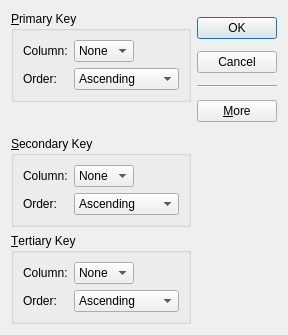
<?xml version="1.0" encoding="UTF-8"?>
<ui version="4.0">
 <class>SortDialog</class>
 <widget class="QDialog" name="SortDialog">
  <property name="geometry">
   <rect>
    <x>0</x>
    <y>0</y>
    <width>288</width>
    <height>335</height>
   </rect>
  </property>
  <property name="windowTitle">
   <string>Sort</string>
  </property>
  <layout class="QGridLayout" name="gridLayout_4">
   <item row="0" column="0">
    <widget class="QGroupBox" name="primaryGroupBox">
     <property name="title">
      <string>&amp;Primary Key</string>
     </property>
     <layout class="QGridLayout" name="gridLayout">
      <item row="0" column="0">
       <widget class="QLabel" name="label">
        <property name="text">
         <string>Column:</string>
        </property>
       </widget>
      </item>
      <item row="0" column="1">
       <widget class="QComboBox" name="primaryColumnCombo">
        <item>
         <property name="text">
          <string>None</string>
         </property>
        </item>
       </widget>
      </item>
      <item row="0" column="2">
       <spacer name="horizontalSpacer">
        <property name="orientation">
         <enum>Qt::Horizontal</enum>
        </property>
        <property name="sizeHint" stdset="0">
         <size>
          <width>32</width>
          <height>20</height>
         </size>
        </property>
       </spacer>
      </item>
      <item row="1" column="0">
       <widget class="QLabel" name="label_2">
        <property name="text">
         <string>Order:</string>
        </property>
       </widget>
      </item>
      <item row="1" column="1" colspan="2">
       <widget class="QComboBox" name="primaryOrderCombo">
        <item>
         <property name="text">
          <string>Ascending</string>
         </property>
        </item>
        <item>
         <property name="text">
          <string>Descending</string>
         </property>
        </item>
       </widget>
      </item>
     </layout>
    </widget>
   </item>
   <item row="0" column="1" rowspan="2">
    <layout class="QVBoxLayout" name="verticalLayout">
     <item>
      <widget class="QPushButton" name="okButton">
       <property name="text">
        <string>OK</string>
       </property>
       <property name="default">
        <bool>true</bool>
       </property>
      </widget>
     </item>
     <item>
      <widget class="QPushButton" name="cancelButton">
       <property name="text">
        <string>Cancel</string>
       </property>
      </widget>
     </item>
     <item>
      <widget class="Line" name="line">
       <property name="orientation">
        <enum>Qt::Horizontal</enum>
       </property>
      </widget>
     </item>
     <item>
      <widget class="QPushButton" name="moreButton">
       <property name="text">
        <string>&amp;More</string>
       </property>
       <property name="checkable">
        <bool>true</bool>
       </property>
      </widget>
     </item>
    </layout>
   </item>
   <item row="1" column="0">
    <spacer name="verticalSpacer">
     <property name="orientation">
      <enum>Qt::Vertical</enum>
     </property>
     <property name="sizeHint" stdset="0">
      <size>
       <width>20</width>
       <height>22</height>
      </size>
     </property>
    </spacer>
   </item>
   <item row="2" column="0">
    <widget class="QGroupBox" name="secondaryGroupBox">
     <property name="title">
      <string>&amp;Secondary Key</string>
     </property>
     <layout class="QGridLayout" name="gridLayout_2">
      <item row="0" column="0">
       <widget class="QLabel" name="label_3">
        <property name="text">
         <string>Column:</string>
        </property>
       </widget>
      </item>
      <item row="0" column="1">
       <widget class="QComboBox" name="secondaryColumnCombo">
        <item>
         <property name="text">
          <string>None</string>
         </property>
        </item>
       </widget>
      </item>
      <item row="0" column="2">
       <spacer name="horizontalSpacer_2">
        <property name="orientation">
         <enum>Qt::Horizontal</enum>
        </property>
        <property name="sizeHint" stdset="0">
         <size>
          <width>32</width>
          <height>20</height>
         </size>
        </property>
       </spacer>
      </item>
      <item row="1" column="0">
       <widget class="QLabel" name="label_4">
        <property name="text">
         <string>Order:</string>
        </property>
       </widget>
      </item>
      <item row="1" column="1" colspan="2">
       <widget class="QComboBox" name="secondaryOrderCombo">
        <item>
         <property name="text">
          <string>Ascending</string>
         </property>
        </item>
        <item>
         <property name="text">
          <string>Descending</string>
         </property>
        </item>
       </widget>
      </item>
     </layout>
    </widget>
   </item>
   <item row="3" column="0">
    <widget class="QGroupBox" name="tertiaryGroupBox">
     <property name="title">
      <string>&amp;Tertiary Key</string>
     </property>
     <layout class="QGridLayout" name="gridLayout_3">
      <item row="0" column="0">
       <widget class="QLabel" name="label_5">
        <property name="text">
         <string>Column:</string>
        </property>
       </widget>
      </item>
      <item row="0" column="1">
       <widget class="QComboBox" name="tertiaryColumnCombo">
        <item>
         <property name="text">
          <string>None</string>
         </property>
        </item>
       </widget>
      </item>
      <item row="0" column="2">
       <spacer name="horizontalSpacer_3">
        <property name="orientation">
         <enum>Qt::Horizontal</enum>
        </property>
        <property name="sizeHint" stdset="0">
         <size>
          <width>32</width>
          <height>20</height>
         </size>
        </property>
       </spacer>
      </item>
      <item row="1" column="0">
       <widget class="QLabel" name="label_6">
        <property name="text">
         <string>Order:</string>
        </property>
       </widget>
      </item>
      <item row="1" column="1" colspan="2">
       <widget class="QComboBox" name="tertiaryOrderCombo">
        <item>
         <property name="text">
          <string>Ascending</string>
         </property>
        </item>
        <item>
         <property name="text">
          <string>Descending</string>
         </property>
        </item>
       </widget>
      </item>
     </layout>
    </widget>
   </item>
  </layout>
 </widget>
 <tabstops>
  <tabstop>primaryColumnCombo</tabstop>
  <tabstop>primaryOrderCombo</tabstop>
  <tabstop>secondaryColumnCombo</tabstop>
  <tabstop>secondaryOrderCombo</tabstop>
  <tabstop>tertiaryColumnCombo</tabstop>
  <tabstop>tertiaryOrderCombo</tabstop>
  <tabstop>okButton</tabstop>
  <tabstop>cancelButton</tabstop>
  <tabstop>moreButton</tabstop>
 </tabstops>
 <resources/>
 <connections>
  <connection>
   <sender>okButton</sender>
   <signal>clicked()</signal>
   <receiver>SortDialog</receiver>
   <slot>accept()</slot>
   <hints>
    <hint type="sourcelabel">
     <x>226</x>
     <y>33</y>
    </hint>
    <hint type="destinationlabel">
     <x>77</x>
     <y>111</y>
    </hint>
   </hints>
  </connection>
  <connection>
   <sender>cancelButton</sender>
   <signal>clicked()</signal>
   <receiver>SortDialog</receiver>
   <slot>reject()</slot>
   <hints>
    <hint type="sourcelabel">
     <x>212</x>
     <y>58</y>
    </hint>
    <hint type="destinationlabel">
     <x>123</x>
     <y>121</y>
    </hint>
   </hints>
  </connection>
  <connection>
   <sender>moreButton</sender>
   <signal>toggled(bool)</signal>
   <receiver>secondaryGroupBox</receiver>
   <slot>setVisible(bool)</slot>
   <hints>
    <hint type="sourcelabel">
     <x>249</x>
     <y>110</y>
    </hint>
    <hint type="destinationlabel">
     <x>170</x>
     <y>178</y>
    </hint>
   </hints>
  </connection>
  <connection>
   <sender>moreButton</sender>
   <signal>toggled(bool)</signal>
   <receiver>tertiaryGroupBox</receiver>
   <slot>setVisible(bool)</slot>
   <hints>
    <hint type="sourcelabel">
     <x>232</x>
     <y>107</y>
    </hint>
    <hint type="destinationlabel">
     <x>174</x>
     <y>281</y>
    </hint>
   </hints>
  </connection>
 </connections>
</ui>
